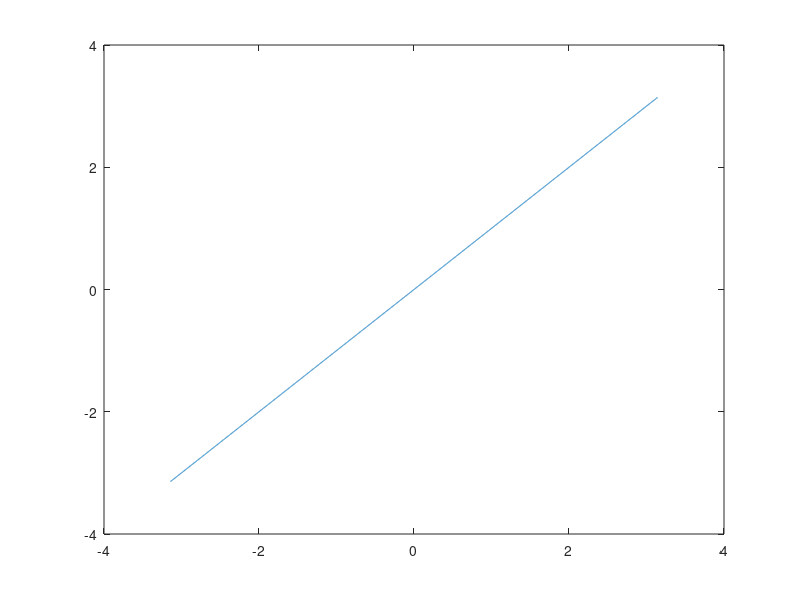
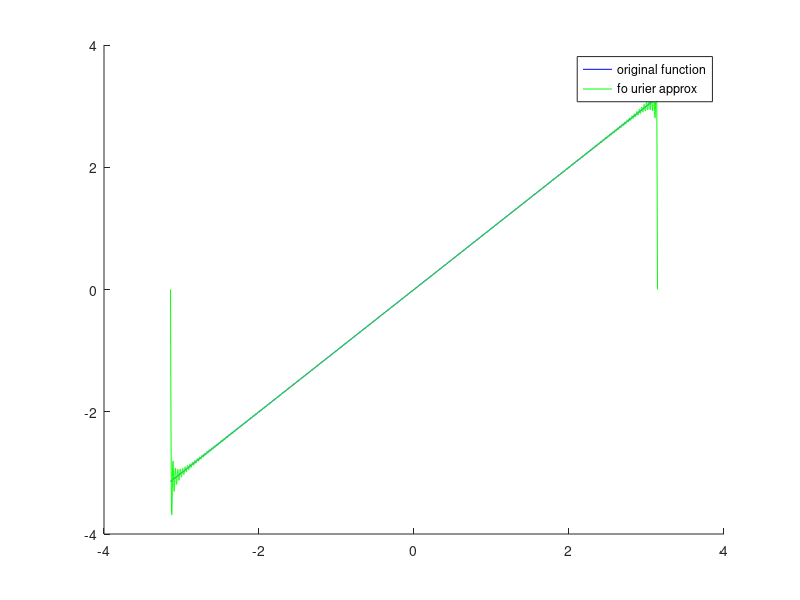

The MATLAB script that drew these images, in order:
%q5

% Fourier expansion of x(t) = t

t = linspace(-pi,pi,10000);
x = t;
plot(t,x); hold all;

T0 = 2*pi;
N = length(t);
M = 200
% Start fourier series with l=0, fourier_function is 1
fourier_approx = 1/N*x*exp(0*t)';
for i = 1:M
%Calculate 2*M+1 coefficients -M,-(M-1),....-1,0,1,....M-1,M
    fourier_function_p = exp(1j*2*pi/T0*i*t);
    fourier_function_n = exp(-1j*2*pi/T0*i*t);
    fourier_coeff_n = 1/N*x*fourier_function_n';
    fourier_coeff_p = 1/N*x*fourier_function_p';
%Calculate the Fourier series
    fourier_approx = fourier_approx + fourier_coeff_n*fourier_function_n;
    fourier_approx = fourier_approx + fourier_coeff_p*fourier_function_p;
end
% plot fourier approx and original function
close all;
figure();
hold all;
plot(t, x, 'b');
plot(t, fourier_approx, 'g');
legend("original function", "fo urier approx");

% calculate diff between original function and fourier approx
diff = 1/N * (x - fourier_approx)*(x - fourier_approx)'
